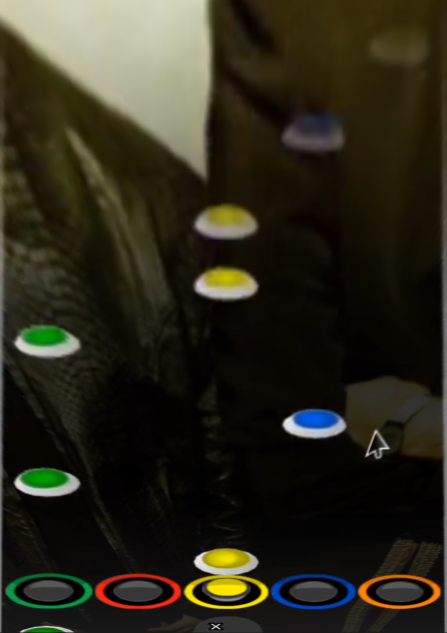
#> input picture GF_transf_stage.png, 893 x 1265 px (shown at 1/2 size)
$ python main.py
#> lines starting #> are read from the running program, lines starting #| are printed output that depends on the picture; after the words box and inside, x2 and y2 are one past the last pixel; in counts of white or black regions, pixels touching at a corner belong together
import matplotlib.pyplot as plt
import numpy as np
import cv2

stage = cv2.imread('GF_transf_stage.png', cv2.IMREAD_GRAYSCALE)
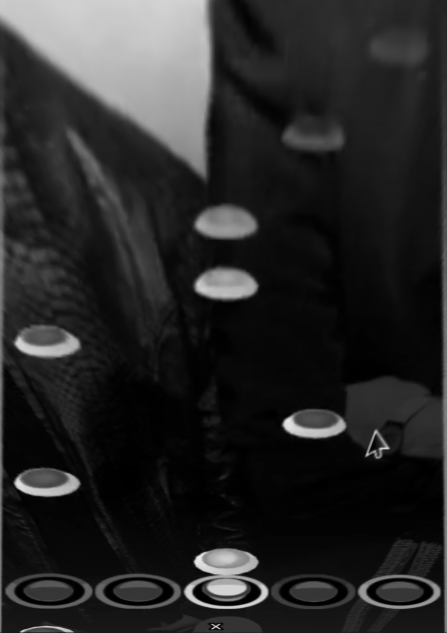
#> stage: shape (1265, 893) (shown at 1/2 size); min 0, max 239, mean 39.3
template = cv2.imread('GF_transf_green_note.png', cv2.IMREAD_GRAYSCALE)
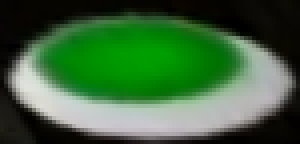
#> input picture GF_transf_green_note.png, 75 x 36 px (shown 4 times larger)
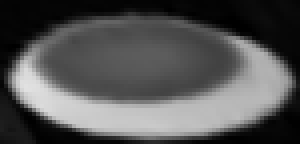
#> template: shape (36, 75) (shown 4 times larger); min 0, max 225, mean 83.9
result = cv2.matchTemplate(stage, template, cv2.TM_CCOEFF_NORMED)
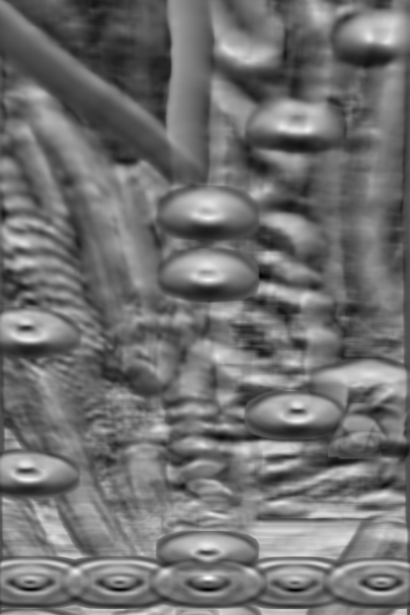
#> result: shape (1230, 819) float32 (shown at 1/2 size); min -0.662, max 0.732, mean -0.0416; drawn with min black and max white
min_val, max_val, min_loc, max_loc = cv2.minMaxLoc(result)
#> min_val = -0.662; max_val = 0.732; min_loc = (416, 1179); max_loc = (415, 1156)

w, h = template.shape[::-1]
#> w = 75; h = 36
threshold = 0.6
loc = np.where(result >= threshold)
#> loc = 436 positions, rows 74 to 1158, columns 43 to 738

for pt in zip(*loc[::-1]):
    if (pt[1] < 1150):
        cv2.rectangle(stage, pt, (pt[0] + int(w*1.5), pt[1] + int(h*1.5)), (255,255,255), 2)
#> this loop made 436 passes
#> pt on passes 1 to 3: (738, 74), (613, 257), (614, 257)
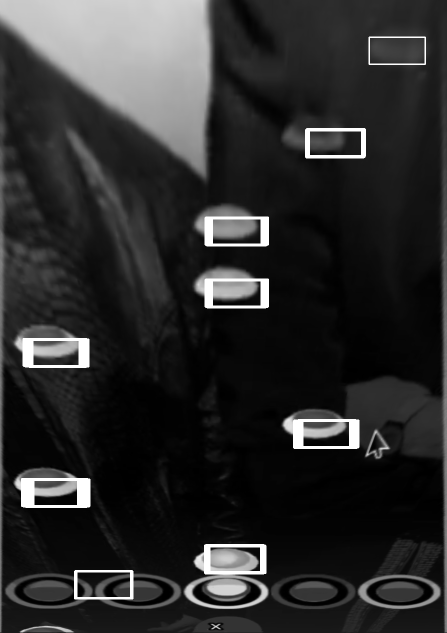
#> stage: shape (1265, 893) (shown at 1/2 size); 2.32% of pixels changed, all inside (x1, y1, x2, y2) = (42, 73, 852, 1199)

dim = (int(stage.shape[1] * 0.75), int(stage.shape[0] * 0.75))
#> dim = (669, 948)
out = cv2.resize(stage, dim, interpolation = cv2.INTER_AREA)
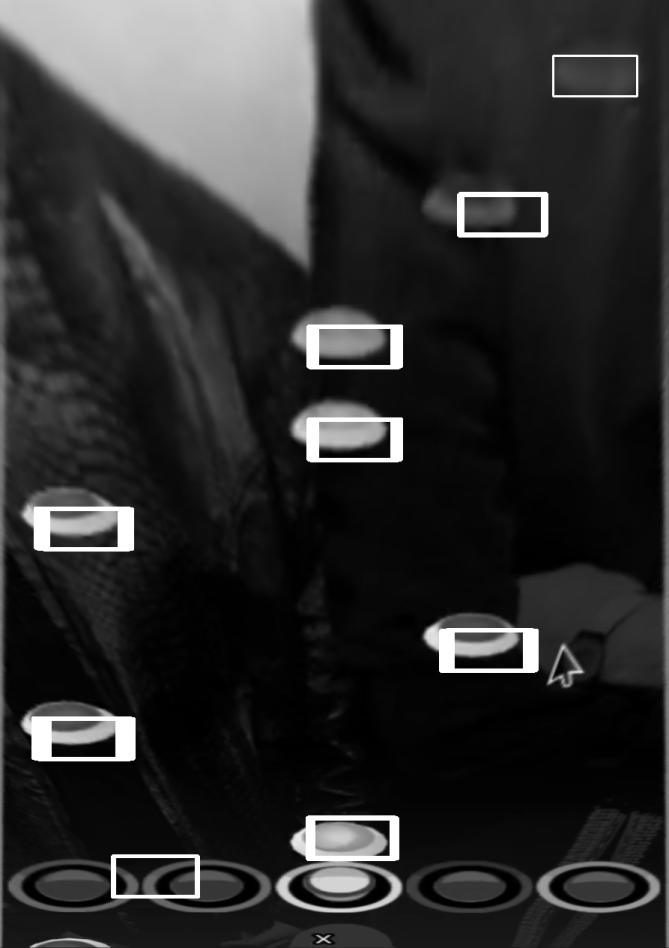
#> out: shape (948, 669); min 0, max 255, mean 44

cv2.imshow('Output', out)
cv2.waitKey()

print(result)
#> (printed output is left out)
